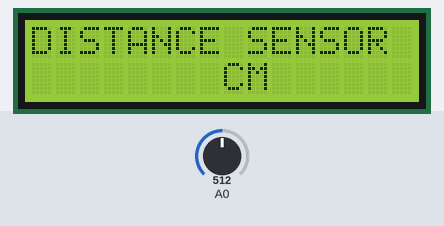
Simulated run of this sketch. Board: Arduino Uno, built with avr-gcc and run on an emulated ATmega328P. On the bench: 16×2 character LCD. The test bench sets the inputs (shaded band); at power-on: A0 = 512.

Above: at 1.2 s.
1.3 s: A0 set to 787
At 4.2 s:
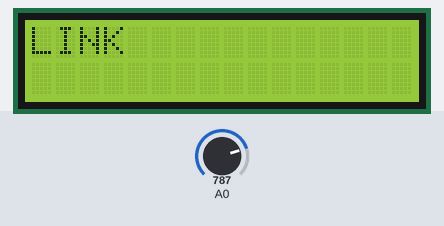
4.3 s: A0 set to 817
5.8 s: A0 set to 790
At 6.9 s:
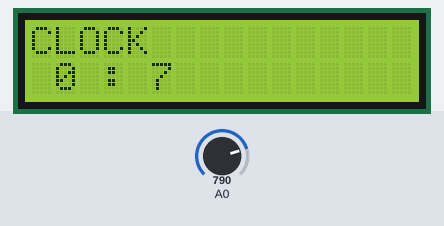
8.6 s: A0 set to 810
10.1 s: A0 set to 716
At 11.8 s:
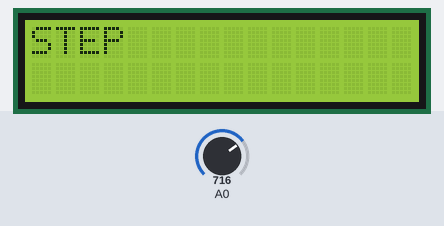
Timing chart, 0 to 13.3 s (numbered marks = the images above; inputs shaded):
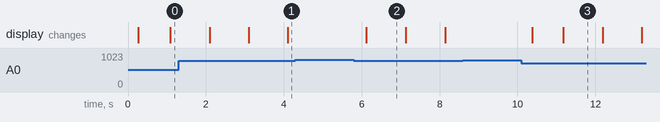

Measured:
- after the input at 4.3 s, every drawn part: stays the same
- after the input at 5.8 s, the display: changes after 0.32 s (image 2)
- after the input at 8.6 s, every drawn part: stays the same
- after the input at 10.1 s, the display: first changes after 0.27 s (image 3 shows a later state)
- what the display in image 2 shows lasts 1.0 s, from 6.1 s to 7.1 s

The sketch:

ASSIGMENT_V4.ino
```cpp
#include <LiquidCrystal.h>
LiquidCrystal lcd(8, 9, 4, 5, 6, 7);

#define btnRIGHT  0
#define btnUP     1
#define btnDOWN   2
#define btnLEFT   3
#define btnSELECT 4
#define btnNONE   5
int LCD_mode = 0;
int lcd_key=0;
int adc_key_in  = 0;
long lastDebounceTime = 0;  // the last time the output pin was toggled
long debounceDelay = 0.1;    // the debounce time
volatile unsigned int  seconds;
volatile unsigned int minutes;


void setup() {
  // put your setup code here, to run once:
 lcd.begin(16, 2);              // start the library
ADMUX |=(1<<REFS0);
 ADMUX &=~(1<<REFS1);
 ADMUX &=~(1<<ADLAR);
ADCSRA |=(1<<ADEN)|  (1<<ADSC)|(1<<ADPS2)|(1<<ADPS1)|(1<<ADPS0);

//timer 1 setup
  cli();          // disable global interrupts
  TCCR1A = 0;     // set entire TCCR1A register to 0
  TCCR1B = 0;     // same for TCCR1B
 OCR1A = 15624;
  // turn on CTC mode:
  TCCR1B |= (1 << WGM12);
  // Set CS10 and CS12 bits for 1024 prescaler:
  TCCR1B |= (1 << CS10);
  TCCR1B |= (1 << CS12);
  // enable timer compare interrupt:
  TIMSK1 |= (1 << OCIE1A);
  sei();          // enable global interrupts


}

void update_clock(){
 seconds++;
 if (seconds==60){
  seconds=0;
  minutes++;
  lcd.clear();
 }

 }

ISR(TIMER1_COMPA_vect){
  update_clock();

}


int read_lcd_buttons(){

ADMUX  &=~(1<<MUX0);    //<----Set Multiplexor Value to pin A0
 ADMUX  &=~(1<<MUX1);
 ADMUX  &=~(1<<MUX2);
 ADMUX  &=~(1<<MUX3);
 ADCSRA |=(1<<ADSC);      //<---- Start ADC conversion bit
  while(ADCSRA!=ADCSRA &~(1<<ADIF)) //<---- Create a condition that waits for ADC conversion interrupt flag
    ADCSRA &=~(1<<ADIF);

    delay(200);
    return ADC;

}

void toggleMode(){
  adc_key_in = read_lcd_buttons();
  if(adc_key_in < 800){ //select key ADC value
    if ((seconds - lastDebounceTime) > debounceDelay) { //d
      if(LCD_mode < 5){
        lcd.clear();
        LCD_mode++;
      }
      else{
        lcd.clear();
        LCD_mode = 0;
      }
      lastDebounceTime = seconds;
    }
}
}

void loop() {
  toggleMode();
  lcd.setCursor(0,0);

  switch(LCD_mode){
  case 0:
    {


lcd.setCursor(0,0);
lcd.print("CLOCK");
lcd.setCursor(1,1);
lcd.print (minutes);
lcd.setCursor(3,1);
lcd.print(":");
lcd.setCursor(5,1);
lcd.print(seconds);
    break;
    }

  case 1:
    {
     lcd.setCursor (0,0);
    lcd.print("ESTEBAN_A");
    lcd.setCursor(0,1);
    lcd.print("12824583");
    break;
    }

  case 2:
    {
    lcd.print("DISTANCE SENSOR");
    lcd.setCursor(8,1);
    lcd.print("CM");
    break;
    }

  case 3:
    {
    lcd.print("CONTINUOUS");
    break;
    }

  case 4:
    {
    lcd.print("STEP");
    break;
    }

  case 5:
    {
    lcd.print("LINK");
    break;
    }
 }
}
```
